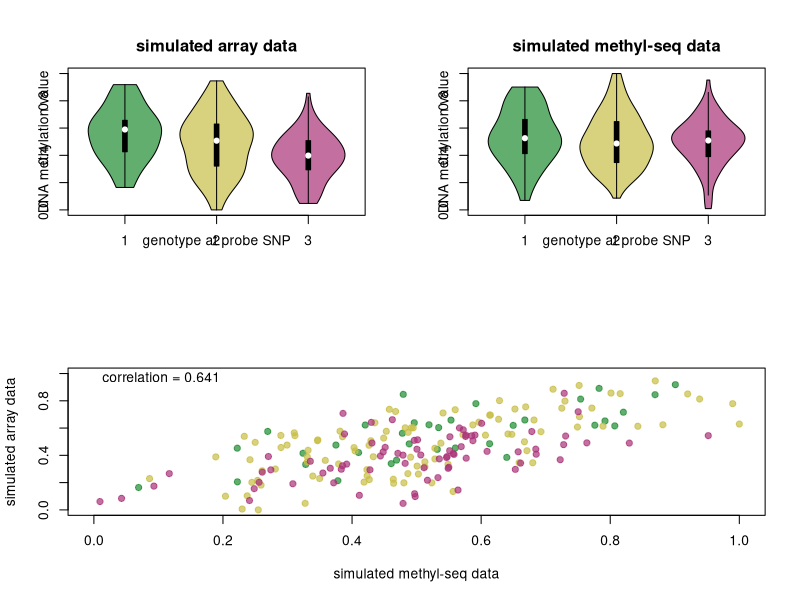

R code for this plot:
library(vioplot)

# observing a moderate correlation across array and methyl-seq does not necessarily support the finding of true ancestry-specific differences in DNA methylation

# choose sample size
N <- 211
# choose target correlation coefficient
r <- 0.6
# choose AFR allele frequency
AFR_p <- 0.5
# choose mean of group with the allele and without the allele
g1_mean <- 0.7
g3_mean <- 0.2
# choose standard deviation
SD <- 0.8
# choose group colours
group1col <- rgb(30/255, 140/255, 50/255, 0.7)
group2col <- rgb(200/255, 190/255, 70/255, 0.7)
group3col <- rgb(170/255, 50/255, 120/255, 0.7)

##### ----------------------------------------------

# determine allele frequency at probe SNP
p <- AFR_p * 0.8
# determine groups
group1 <- 1:round(p^2*N)
group2 <- (round(p^2*N)+1):(round(p^2*N)+round(2*(1-p)*p*N))
group3 <- (round(p^2*N)+round(2*(1-p)*p*N)+1):N
# determine mean DNA methylation level for heterozygotes
g2_mean <- mean(c(g1_mean, g3_mean))

# make up some array data with a systematic difference between two groups
set.seed(12345)
array_dat <- c(rnorm(length(group1), mean=g1_mean, sd=SD), rnorm(length(group2), mean=g2_mean, sd=SD), rnorm(length(group3), mean=g3_mean, sd=SD))

# make up some methylation data that is unimodal
set.seed(45678)
mseq_dat0 <- rnorm(N, g2_mean, sd=SD)
# adjust values to exhibit the desired correlation with array_dat
mseq_dat = r*array_dat + sqrt(1-r*r) * mseq_dat0

# effect sizes and p-values
DAT <- as.data.frame(cbind(c(rep(1, length(group1)), rep(2, length(group2)), rep(3, length(group3))), array_dat, mseq_dat));colnames(DAT)[1] <- "group"
DAT[,2:3] <- (DAT[,2:3] - min(DAT[,2:3]))/(max(DAT[,2:3])-min(DAT[,2:3])) # re-scale values to range between 0 and 1, like DNA methylation beta values
# groups are significantly different by array
X <- lm(DAT$array_dat ~ DAT$group)
cat(paste0("SNP effect size of ", signif(X$coefficients[[2]], 3), " from simulated array data (p = ", signif(summary(X)$coefficients[2,4], 3), ")\n"))
# groups are NOT significantly different by methylation sequencing
Y <- lm(DAT$mseq_dat ~ DAT$group)
cat(paste0("SNP effect size of ", signif(Y$coefficients[[2]], 3), " from simulated methylation data (p = ", signif(summary(Y)$coefficients[2,4], 3), ")\n"))

# we can achieve the target correlation without reproducing the between-group differences
m <- rbind(c(1, 2),c(3, 3));layout(m) # set up plot format
vioplot(DAT$array_dat[DAT$group==1], DAT$array_dat[DAT$group==2], DAT$array_dat[DAT$group==3], main="simulated array data", col=c(group1col, group2col, group3col), ylab="DNA methylation value", xlab="genotype at probe SNP", ylim=c(0,1))
vioplot(DAT$mseq_dat[DAT$group==1], DAT$mseq_dat[DAT$group==2], DAT$mseq_dat[DAT$group==3], main="simulated methyl-seq data", col=c(group1col, group2col, group3col), ylab="DNA methylation value", xlab="genotype at probe SNP", ylim=c(0,1))
cor <- cor(DAT$array_dat, DAT$mseq_dat)
plot(DAT$mseq_dat[DAT$group==1], DAT$array_dat[DAT$group==1], col=group1col, pch=19, xlim=c(0,1), ylim=c(0,1), xlab="simulated methyl-seq data", ylab="simulated array data")
points(DAT$mseq_dat[DAT$group==2], DAT$array_dat[DAT$group==2], col=group2col, pch=19)
points(DAT$mseq_dat[DAT$group==3], DAT$array_dat[DAT$group==3], col=group3col, pch=19)
text(min(DAT[,2:3]), max(DAT[,2:3])-(max(DAT[,2:3])-min(DAT[,2:3]))*0.04, paste("correlation =", signif(cor,3)), pos=4)
